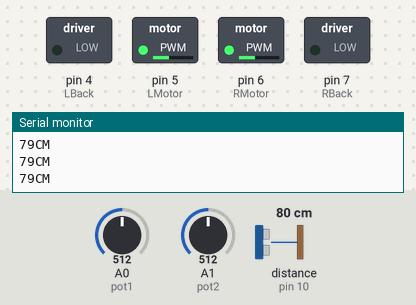
This sketch was run on a simulated Arduino Uno, built with avr-gcc and run on an emulated ATmega328P. Parts: switched loads named in the sketch (green lamp = pin HIGH), the last lines printed to the serial monitor. Wiring (inferred from the names in the program): ultrasonic range finder: trigger pin 9; echo pin 10. Dashed ring = blinking. The test bench sets the inputs (shaded band); at power-on: A1 (pot2) = 512, distance to the obstacle (sensor on pin 10) 80 cm, A0 (pot1) = 512. The echo pulse lasts 58.3 µs per cm; pins used as bus, display or sensor lines are not drawn.

Above: at 1.2 s.
1.3 s: A1 (pot2) set to 315
2.8 s: A1 (pot2) set to 291
At 3.3 s:
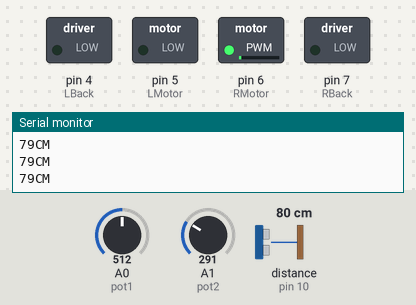
5.8 s: distance to the obstacle (sensor on pin 10) set to 2 cm
At 6.8 s:
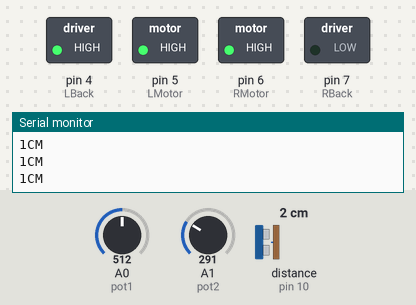
8.8 s: distance to the obstacle (sensor on pin 10) set to 6 cm
At 9.5 s:
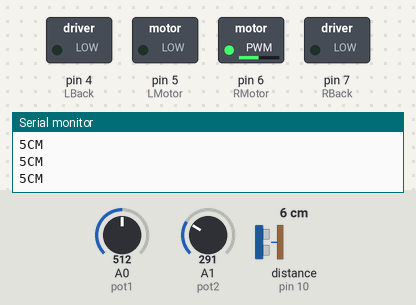
11.8 s: distance to the obstacle (sensor on pin 10) set to 4 cm
At 12.3 s:
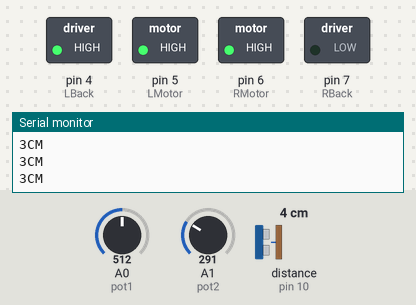
14.8 s: distance to the obstacle (sensor on pin 10) set to 9 cm
At 15.6 s:
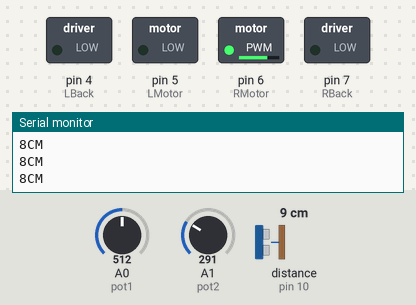
Timing chart, 0 to 18.8 s (numbered marks = the images above; inputs shaded):
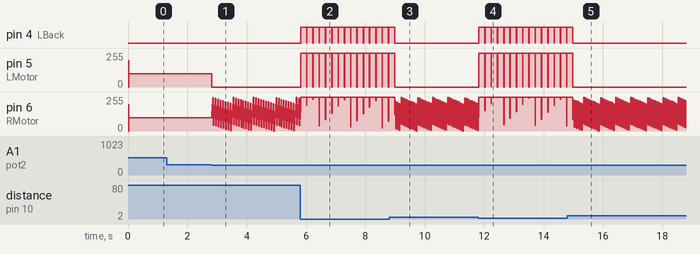

Measured:
- the behaviour switches between 300 and 299 on A1 (pot2) (found by bisection; images 0 and 1)
- the behaviour switches between 4 and 5 cm on distance to the obstacle (sensor on pin 10) (found by bisection; images 2 and 3)
- after the input at 2.8 s, pin 5 (LMotor): 100/255 → 0/255 at once; pin 6 (RMotor): ramps from 0/255 to 254/255 and jumps back, once every 0.08 s
- after the input at 5.8 s, pin 4 (LBack): alternates HIGH for 0.20 s and LOW for 0.01 s, starting at once; pin 5 (LMotor): alternates 255/255 for 0.20 s and 0/255 for 0.01 s, starting at once
- after the input at 8.8 s, pin 4 (LBack): goes on until 9.0 s, then stays LOW; pin 5 (LMotor): goes on until 9.0 s, then stays 0/255
- after the input at 11.8 s, pin 4 (LBack): alternates HIGH for 0.20 s and LOW for 0.01 s, starting at once; pin 5 (LMotor): alternates 255/255 for 0.20 s and 0/255 for 0.01 s, starting at once
- after the input at 14.8 s, pin 4 (LBack): goes on until 15.0 s, then stays LOW; pin 5 (LMotor): goes on until 15.0 s, then stays 0/255

The sketch:

KarimBot.ino
```cpp
int trigPin = 9;
int echoPin = 10;
int LBack = 4;
int RBack = 7;
int LMotor = 5;
int RMotor = 6;
int pot2 = A1;
int pot1 = A0;


//INITIAL SPEED
int lSpeed = 200;
int rSpeed = 200 ;

char Direction[] = {'N', 'E', 'S', 'W'};


//Current Ticks
int XTicks ;
int YTicks ;

int currentDirection = 1;

char facing = Direction[currentDirection];

void setup() {
  pinMode(trigPin, OUTPUT);
  pinMode(echoPin, INPUT);
  pinMode(LBack, OUTPUT);
  pinMode(LBack, OUTPUT);
  pinMode(RMotor, OUTPUT);
  pinMode(LMotor, OUTPUT);
  Serial.begin(9600);
}

void loop() {   // the loop function runs over and over again forever
//direction = getDirection(direction);

  if(getDistance() <= 3) {
    turnLeft(255, 200) ;
  }

followBlackLine();
}

//Boolean OnWhite(int value) {
  //On White
//  if(value < 150) {
    //return true ;
  //}
  //else return false ;
//}

void followBlackLine() {
  float LSensor = analogRead(pot1);
  float RSensor = analogRead(pot2);

  analogWrite(LMotor, lSpeed);
   analogWrite(RMotor, rSpeed);
   analogWrite(LBack, 0);
   analogWrite(RBack, 0);

  //goForwards();
   if(LSensor < 300 && RSensor > 300) {
    rSpeed = 0 ;
    lSpeed = lSpeed + 50 ;
  }
  else if(RSensor < 300 && LSensor > 300) {
    lSpeed = 0;
    rSpeed = rSpeed + 50 ;

  }

  else {
    lSpeed =100 ;
    rSpeed = 100 ;
    }


}

/*char getDirection(char currentDirection){
  char newDirection ;

  if(x == 'E') {
    newDirection = currentDirection ;
  }

  return newPosition ;
}
*/
int getDistance() {
  long duration, distance;

  digitalWrite(trigPin,HIGH);
  delayMicroseconds(1000);
  digitalWrite(trigPin, LOW);
  duration=pulseIn(echoPin, HIGH);
  distance =(duration/2)/29.1;
  Serial.print(distance);
  Serial.println("CM");
  delay(10);

  return distance;
}

void goForwards(int speed) {
   analogWrite(LMotor, speed);
   analogWrite(RMotor, speed);
   analogWrite(LBack, 0);
   analogWrite(RBack, 0);
}

void stopMoving() {
  digitalWrite(RBack, LOW);
  digitalWrite(RMotor, LOW);
  digitalWrite(LBack, LOW);
  digitalWrite(LMotor, LOW);
}

void goBackwards(int speed) {
  analogWrite(LMotor, 0);
  analogWrite(RMotor, 0);
  analogWrite(LBack, speed);
  analogWrite(RBack, speed);
}

void turnRight(int speed, int time) {
   analogWrite(LMotor, speed);
   analogWrite(RMotor, speed);
   digitalWrite(LBack, LOW);
   analogWrite(RBack, speed);
   delay(time);
   digitalWrite(LMotor, LOW);
   digitalWrite(RMotor, LOW);
   digitalWrite(RBack, LOW);
}

void turnLeft(int speed, int time) {
   analogWrite(LMotor, speed);
   analogWrite(RMotor, speed);
   analogWrite(LBack, speed);
   digitalWrite(RBack, LOW);
   delay(time);
   digitalWrite(RMotor, LOW);
   digitalWrite(LMotor, LOW);
   digitalWrite(LBack, LOW);
}
```
